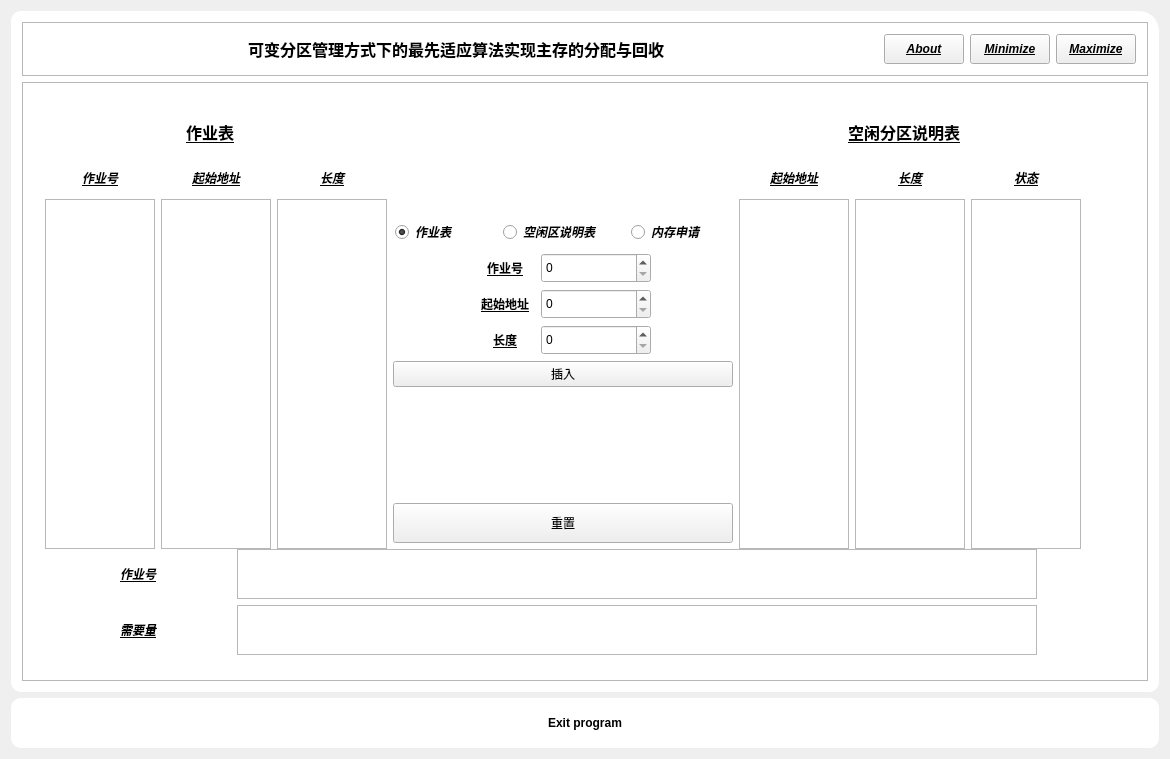
<?xml version="1.0" encoding="UTF-8"?>
<ui version="4.0">
 <class>Widget</class>
 <widget class="QWidget" name="Widget">
  <property name="geometry">
   <rect>
    <x>0</x>
    <y>0</y>
    <width>1170</width>
    <height>759</height>
   </rect>
  </property>
  <property name="windowTitle">
   <string>Widget</string>
  </property>
  <layout class="QVBoxLayout" name="vlMain">
   <item>
    <widget class="QWidget" name="shadowWeight" native="true">
     <property name="styleSheet">
      <string notr="true">QWidget#shadowWeight
{
	background-color: rgb(255, 255, 255);
	border-radius:10;
	border-top-right-radius:20;
}</string>
     </property>
     <layout class="QVBoxLayout" name="verticalLayout_2">
      <item>
       <widget class="QFrame" name="frame_2">
        <property name="sizePolicy">
         <sizepolicy hsizetype="Preferred" vsizetype="Fixed">
          <horstretch>0</horstretch>
          <verstretch>0</verstretch>
         </sizepolicy>
        </property>
        <property name="minimumSize">
         <size>
          <width>0</width>
          <height>50</height>
         </size>
        </property>
        <property name="frameShape">
         <enum>QFrame::StyledPanel</enum>
        </property>
        <property name="frameShadow">
         <enum>QFrame::Raised</enum>
        </property>
        <layout class="QHBoxLayout" name="horizontalLayout">
         <item>
          <widget class="QLabel" name="label">
           <property name="sizePolicy">
            <sizepolicy hsizetype="Expanding" vsizetype="Preferred">
             <horstretch>0</horstretch>
             <verstretch>0</verstretch>
            </sizepolicy>
           </property>
           <property name="font">
            <font>
             <family>WenQuanYi Micro Hei Mono</family>
             <pointsize>12</pointsize>
             <weight>75</weight>
             <italic>false</italic>
             <bold>true</bold>
             <underline>false</underline>
             <strikeout>false</strikeout>
            </font>
           </property>
           <property name="text">
            <string>可变分区管理方式下的最先适应算法实现主存的分配与回收</string>
           </property>
           <property name="textFormat">
            <enum>Qt::PlainText</enum>
           </property>
           <property name="alignment">
            <set>Qt::AlignCenter</set>
           </property>
           <property name="textInteractionFlags">
            <set>Qt::LinksAccessibleByMouse</set>
           </property>
          </widget>
         </item>
         <item>
          <widget class="QPushButton" name="btnShowAbout">
           <property name="minimumSize">
            <size>
             <width>0</width>
             <height>30</height>
            </size>
           </property>
           <property name="font">
            <font>
             <weight>75</weight>
             <italic>true</italic>
             <bold>true</bold>
             <underline>true</underline>
            </font>
           </property>
           <property name="text">
            <string>About</string>
           </property>
          </widget>
         </item>
         <item>
          <widget class="QPushButton" name="btnMin">
           <property name="minimumSize">
            <size>
             <width>0</width>
             <height>30</height>
            </size>
           </property>
           <property name="font">
            <font>
             <weight>75</weight>
             <italic>true</italic>
             <bold>true</bold>
             <underline>true</underline>
            </font>
           </property>
           <property name="styleSheet">
            <string notr="true">  QPushButton#pushButton_2 {
      background-color: #aaffff;
      border-style: outset;
      border-width: 2px;
      border-color: beige;
      font: bold 14px;
      padding: 6px;
  }
  QPushButton#pushButton_2:pressed {
      background-color: #89cece;
      border-style: inset;
  }</string>
           </property>
           <property name="text">
            <string>Minimize</string>
           </property>
          </widget>
         </item>
         <item>
          <widget class="QPushButton" name="btnMax">
           <property name="minimumSize">
            <size>
             <width>0</width>
             <height>30</height>
            </size>
           </property>
           <property name="font">
            <font>
             <weight>75</weight>
             <italic>true</italic>
             <bold>true</bold>
             <underline>true</underline>
             <strikeout>false</strikeout>
            </font>
           </property>
           <property name="styleSheet">
            <string notr="true"/>
           </property>
           <property name="text">
            <string>Maximize</string>
           </property>
          </widget>
         </item>
        </layout>
       </widget>
      </item>
      <item>
       <widget class="QFrame" name="frame">
        <property name="sizePolicy">
         <sizepolicy hsizetype="Preferred" vsizetype="Preferred">
          <horstretch>0</horstretch>
          <verstretch>0</verstretch>
         </sizepolicy>
        </property>
        <property name="frameShape">
         <enum>QFrame::StyledPanel</enum>
        </property>
        <property name="frameShadow">
         <enum>QFrame::Raised</enum>
        </property>
        <widget class="QWidget" name="">
         <property name="geometry">
          <rect>
           <x>12</x>
           <y>14</y>
           <width>1058</width>
           <height>570</height>
          </rect>
         </property>
         <layout class="QVBoxLayout" name="verticalLayout_13">
          <item>
           <layout class="QHBoxLayout" name="horizontalLayout_10">
            <item>
             <layout class="QVBoxLayout" name="verticalLayout_8">
              <item>
               <widget class="QLabel" name="lbJobTable">
                <property name="minimumSize">
                 <size>
                  <width>330</width>
                  <height>50</height>
                 </size>
                </property>
                <property name="maximumSize">
                 <size>
                  <width>330</width>
                  <height>50</height>
                 </size>
                </property>
                <property name="font">
                 <font>
                  <pointsize>12</pointsize>
                  <weight>75</weight>
                  <bold>true</bold>
                  <underline>true</underline>
                 </font>
                </property>
                <property name="text">
                 <string>作业表</string>
                </property>
                <property name="alignment">
                 <set>Qt::AlignCenter</set>
                </property>
               </widget>
              </item>
              <item>
               <layout class="QHBoxLayout" name="horizontalLayout_2">
                <item>
                 <layout class="QVBoxLayout" name="verticalLayout">
                  <item>
                   <widget class="QLabel" name="lbJobNo">
                    <property name="minimumSize">
                     <size>
                      <width>110</width>
                      <height>30</height>
                     </size>
                    </property>
                    <property name="maximumSize">
                     <size>
                      <width>30</width>
                      <height>16777215</height>
                     </size>
                    </property>
                    <property name="font">
                     <font>
                      <weight>75</weight>
                      <italic>true</italic>
                      <bold>true</bold>
                      <underline>true</underline>
                     </font>
                    </property>
                    <property name="text">
                     <string>作业号</string>
                    </property>
                    <property name="alignment">
                     <set>Qt::AlignCenter</set>
                    </property>
                   </widget>
                  </item>
                  <item>
                   <widget class="QListWidget" name="lwJobNo">
                    <property name="minimumSize">
                     <size>
                      <width>110</width>
                      <height>350</height>
                     </size>
                    </property>
                    <property name="maximumSize">
                     <size>
                      <width>110</width>
                      <height>350</height>
                     </size>
                    </property>
                   </widget>
                  </item>
                 </layout>
                </item>
                <item>
                 <layout class="QVBoxLayout" name="verticalLayout_3">
                  <item>
                   <widget class="QLabel" name="lbStartAddress">
                    <property name="minimumSize">
                     <size>
                      <width>110</width>
                      <height>30</height>
                     </size>
                    </property>
                    <property name="maximumSize">
                     <size>
                      <width>30</width>
                      <height>16777215</height>
                     </size>
                    </property>
                    <property name="font">
                     <font>
                      <weight>75</weight>
                      <italic>true</italic>
                      <bold>true</bold>
                      <underline>true</underline>
                     </font>
                    </property>
                    <property name="text">
                     <string>起始地址</string>
                    </property>
                    <property name="alignment">
                     <set>Qt::AlignCenter</set>
                    </property>
                   </widget>
                  </item>
                  <item>
                   <widget class="QListWidget" name="lwJobStartAddress">
                    <property name="minimumSize">
                     <size>
                      <width>110</width>
                      <height>350</height>
                     </size>
                    </property>
                    <property name="maximumSize">
                     <size>
                      <width>110</width>
                      <height>350</height>
                     </size>
                    </property>
                   </widget>
                  </item>
                 </layout>
                </item>
                <item>
                 <layout class="QVBoxLayout" name="verticalLayout_4">
                  <item>
                   <widget class="QLabel" name="lbJobLength">
                    <property name="minimumSize">
                     <size>
                      <width>110</width>
                      <height>30</height>
                     </size>
                    </property>
                    <property name="maximumSize">
                     <size>
                      <width>30</width>
                      <height>16777215</height>
                     </size>
                    </property>
                    <property name="font">
                     <font>
                      <weight>75</weight>
                      <italic>true</italic>
                      <bold>true</bold>
                      <underline>true</underline>
                     </font>
                    </property>
                    <property name="text">
                     <string>长度</string>
                    </property>
                    <property name="alignment">
                     <set>Qt::AlignCenter</set>
                    </property>
                   </widget>
                  </item>
                  <item>
                   <widget class="QListWidget" name="lwJobLength">
                    <property name="minimumSize">
                     <size>
                      <width>110</width>
                      <height>350</height>
                     </size>
                    </property>
                    <property name="maximumSize">
                     <size>
                      <width>110</width>
                      <height>350</height>
                     </size>
                    </property>
                   </widget>
                  </item>
                 </layout>
                </item>
               </layout>
              </item>
             </layout>
            </item>
            <item>
             <layout class="QVBoxLayout" name="verticalLayout_12">
              <item>
               <spacer name="verticalSpacer">
                <property name="orientation">
                 <enum>Qt::Vertical</enum>
                </property>
                <property name="sizeHint" stdset="0">
                 <size>
                  <width>20</width>
                  <height>40</height>
                 </size>
                </property>
               </spacer>
              </item>
              <item>
               <layout class="QVBoxLayout" name="verticalLayout_11">
                <item>
                 <layout class="QHBoxLayout" name="horizontalLayout_9">
                  <item>
                   <widget class="QRadioButton" name="rbJobSelected">
                    <property name="minimumSize">
                     <size>
                      <width>100</width>
                      <height>30</height>
                     </size>
                    </property>
                    <property name="maximumSize">
                     <size>
                      <width>100</width>
                      <height>30</height>
                     </size>
                    </property>
                    <property name="font">
                     <font>
                      <weight>75</weight>
                      <italic>true</italic>
                      <bold>true</bold>
                     </font>
                    </property>
                    <property name="text">
                     <string>作业表</string>
                    </property>
                    <property name="checked">
                     <bool>true</bool>
                    </property>
                   </widget>
                  </item>
                  <item>
                   <widget class="QRadioButton" name="rbMemorySelected">
                    <property name="minimumSize">
                     <size>
                      <width>120</width>
                      <height>30</height>
                     </size>
                    </property>
                    <property name="maximumSize">
                     <size>
                      <width>120</width>
                      <height>30</height>
                     </size>
                    </property>
                    <property name="font">
                     <font>
                      <weight>75</weight>
                      <italic>true</italic>
                      <bold>true</bold>
                      <strikeout>false</strikeout>
                     </font>
                    </property>
                    <property name="text">
                     <string>空闲区说明表</string>
                    </property>
                   </widget>
                  </item>
                  <item>
                   <widget class="QRadioButton" name="rbProgressRequire">
                    <property name="minimumSize">
                     <size>
                      <width>100</width>
                      <height>30</height>
                     </size>
                    </property>
                    <property name="maximumSize">
                     <size>
                      <width>100</width>
                      <height>30</height>
                     </size>
                    </property>
                    <property name="font">
                     <font>
                      <weight>75</weight>
                      <italic>true</italic>
                      <bold>true</bold>
                      <strikeout>false</strikeout>
                     </font>
                    </property>
                    <property name="text">
                     <string>内存申请</string>
                    </property>
                   </widget>
                  </item>
                 </layout>
                </item>
                <item>
                 <layout class="QHBoxLayout" name="horizontalLayout_4">
                  <item>
                   <spacer name="horizontalSpacer_2">
                    <property name="orientation">
                     <enum>Qt::Horizontal</enum>
                    </property>
                    <property name="sizeHint" stdset="0">
                     <size>
                      <width>40</width>
                      <height>20</height>
                     </size>
                    </property>
                   </spacer>
                  </item>
                  <item>
                   <widget class="QLabel" name="lbOne">
                    <property name="minimumSize">
                     <size>
                      <width>60</width>
                      <height>30</height>
                     </size>
                    </property>
                    <property name="maximumSize">
                     <size>
                      <width>60</width>
                      <height>30</height>
                     </size>
                    </property>
                    <property name="font">
                     <font>
                      <weight>75</weight>
                      <bold>true</bold>
                      <underline>true</underline>
                     </font>
                    </property>
                    <property name="text">
                     <string>作业号</string>
                    </property>
                    <property name="alignment">
                     <set>Qt::AlignCenter</set>
                    </property>
                   </widget>
                  </item>
                  <item>
                   <widget class="QSpinBox" name="sbOne">
                    <property name="minimumSize">
                     <size>
                      <width>110</width>
                      <height>30</height>
                     </size>
                    </property>
                    <property name="maximumSize">
                     <size>
                      <width>110</width>
                      <height>30</height>
                     </size>
                    </property>
                   </widget>
                  </item>
                  <item>
                   <spacer name="horizontalSpacer_3">
                    <property name="orientation">
                     <enum>Qt::Horizontal</enum>
                    </property>
                    <property name="sizeHint" stdset="0">
                     <size>
                      <width>40</width>
                      <height>20</height>
                     </size>
                    </property>
                   </spacer>
                  </item>
                 </layout>
                </item>
                <item>
                 <layout class="QHBoxLayout" name="horizontalLayout_7">
                  <item>
                   <spacer name="horizontalSpacer_4">
                    <property name="orientation">
                     <enum>Qt::Horizontal</enum>
                    </property>
                    <property name="sizeHint" stdset="0">
                     <size>
                      <width>40</width>
                      <height>20</height>
                     </size>
                    </property>
                   </spacer>
                  </item>
                  <item>
                   <widget class="QLabel" name="lbSecond">
                    <property name="minimumSize">
                     <size>
                      <width>60</width>
                      <height>30</height>
                     </size>
                    </property>
                    <property name="maximumSize">
                     <size>
                      <width>60</width>
                      <height>30</height>
                     </size>
                    </property>
                    <property name="font">
                     <font>
                      <weight>75</weight>
                      <bold>true</bold>
                      <underline>true</underline>
                     </font>
                    </property>
                    <property name="text">
                     <string>起始地址</string>
                    </property>
                    <property name="alignment">
                     <set>Qt::AlignCenter</set>
                    </property>
                   </widget>
                  </item>
                  <item>
                   <widget class="QSpinBox" name="sbSecond">
                    <property name="minimumSize">
                     <size>
                      <width>110</width>
                      <height>30</height>
                     </size>
                    </property>
                    <property name="maximumSize">
                     <size>
                      <width>110</width>
                      <height>30</height>
                     </size>
                    </property>
                   </widget>
                  </item>
                  <item>
                   <spacer name="horizontalSpacer_5">
                    <property name="orientation">
                     <enum>Qt::Horizontal</enum>
                    </property>
                    <property name="sizeHint" stdset="0">
                     <size>
                      <width>40</width>
                      <height>20</height>
                     </size>
                    </property>
                   </spacer>
                  </item>
                 </layout>
                </item>
                <item>
                 <layout class="QHBoxLayout" name="horizontalLayout_8">
                  <item>
                   <spacer name="horizontalSpacer_6">
                    <property name="orientation">
                     <enum>Qt::Horizontal</enum>
                    </property>
                    <property name="sizeHint" stdset="0">
                     <size>
                      <width>40</width>
                      <height>20</height>
                     </size>
                    </property>
                   </spacer>
                  </item>
                  <item>
                   <widget class="QLabel" name="lbThird">
                    <property name="minimumSize">
                     <size>
                      <width>60</width>
                      <height>30</height>
                     </size>
                    </property>
                    <property name="maximumSize">
                     <size>
                      <width>60</width>
                      <height>30</height>
                     </size>
                    </property>
                    <property name="font">
                     <font>
                      <weight>75</weight>
                      <bold>true</bold>
                      <underline>true</underline>
                     </font>
                    </property>
                    <property name="text">
                     <string>长度</string>
                    </property>
                    <property name="alignment">
                     <set>Qt::AlignCenter</set>
                    </property>
                   </widget>
                  </item>
                  <item>
                   <widget class="QSpinBox" name="sbThird">
                    <property name="minimumSize">
                     <size>
                      <width>110</width>
                      <height>30</height>
                     </size>
                    </property>
                    <property name="maximumSize">
                     <size>
                      <width>110</width>
                      <height>30</height>
                     </size>
                    </property>
                   </widget>
                  </item>
                  <item>
                   <spacer name="horizontalSpacer_7">
                    <property name="orientation">
                     <enum>Qt::Horizontal</enum>
                    </property>
                    <property name="sizeHint" stdset="0">
                     <size>
                      <width>40</width>
                      <height>20</height>
                     </size>
                    </property>
                   </spacer>
                  </item>
                 </layout>
                </item>
                <item>
                 <widget class="QPushButton" name="puInsert">
                  <property name="text">
                   <string>插入</string>
                  </property>
                 </widget>
                </item>
               </layout>
              </item>
              <item>
               <spacer name="verticalSpacer_2">
                <property name="orientation">
                 <enum>Qt::Vertical</enum>
                </property>
                <property name="sizeHint" stdset="0">
                 <size>
                  <width>20</width>
                  <height>40</height>
                 </size>
                </property>
               </spacer>
              </item>
              <item>
               <widget class="QPushButton" name="btnReset">
                <property name="minimumSize">
                 <size>
                  <width>0</width>
                  <height>40</height>
                 </size>
                </property>
                <property name="text">
                 <string>重置</string>
                </property>
               </widget>
              </item>
             </layout>
            </item>
            <item>
             <layout class="QVBoxLayout" name="verticalLayout_9">
              <item>
               <widget class="QLabel" name="lbMemoryTable">
                <property name="minimumSize">
                 <size>
                  <width>330</width>
                  <height>50</height>
                 </size>
                </property>
                <property name="maximumSize">
                 <size>
                  <width>330</width>
                  <height>50</height>
                 </size>
                </property>
                <property name="font">
                 <font>
                  <pointsize>12</pointsize>
                  <weight>75</weight>
                  <bold>true</bold>
                  <underline>true</underline>
                 </font>
                </property>
                <property name="text">
                 <string>空闲分区说明表</string>
                </property>
                <property name="alignment">
                 <set>Qt::AlignCenter</set>
                </property>
               </widget>
              </item>
              <item>
               <layout class="QHBoxLayout" name="horizontalLayout_3">
                <item>
                 <layout class="QVBoxLayout" name="verticalLayout_5">
                  <item>
                   <widget class="QLabel" name="lbMemoryStartAddress">
                    <property name="minimumSize">
                     <size>
                      <width>110</width>
                      <height>30</height>
                     </size>
                    </property>
                    <property name="maximumSize">
                     <size>
                      <width>30</width>
                      <height>16777215</height>
                     </size>
                    </property>
                    <property name="font">
                     <font>
                      <weight>75</weight>
                      <italic>true</italic>
                      <bold>true</bold>
                      <underline>true</underline>
                     </font>
                    </property>
                    <property name="text">
                     <string>起始地址</string>
                    </property>
                    <property name="alignment">
                     <set>Qt::AlignCenter</set>
                    </property>
                   </widget>
                  </item>
                  <item>
                   <widget class="QListWidget" name="lwMemoryStartAddress">
                    <property name="minimumSize">
                     <size>
                      <width>110</width>
                      <height>350</height>
                     </size>
                    </property>
                    <property name="maximumSize">
                     <size>
                      <width>110</width>
                      <height>350</height>
                     </size>
                    </property>
                   </widget>
                  </item>
                 </layout>
                </item>
                <item>
                 <layout class="QVBoxLayout" name="verticalLayout_6">
                  <item>
                   <widget class="QLabel" name="lbMemoryLength">
                    <property name="minimumSize">
                     <size>
                      <width>110</width>
                      <height>30</height>
                     </size>
                    </property>
                    <property name="maximumSize">
                     <size>
                      <width>30</width>
                      <height>16777215</height>
                     </size>
                    </property>
                    <property name="font">
                     <font>
                      <weight>75</weight>
                      <italic>true</italic>
                      <bold>true</bold>
                      <underline>true</underline>
                     </font>
                    </property>
                    <property name="text">
                     <string>长度</string>
                    </property>
                    <property name="alignment">
                     <set>Qt::AlignCenter</set>
                    </property>
                   </widget>
                  </item>
                  <item>
                   <widget class="QListWidget" name="lwMemoryLength">
                    <property name="minimumSize">
                     <size>
                      <width>110</width>
                      <height>350</height>
                     </size>
                    </property>
                    <property name="maximumSize">
                     <size>
                      <width>110</width>
                      <height>350</height>
                     </size>
                    </property>
                   </widget>
                  </item>
                 </layout>
                </item>
                <item>
                 <layout class="QVBoxLayout" name="verticalLayout_7">
                  <item>
                   <widget class="QLabel" name="lbMemoryStatus">
                    <property name="minimumSize">
                     <size>
                      <width>110</width>
                      <height>30</height>
                     </size>
                    </property>
                    <property name="maximumSize">
                     <size>
                      <width>30</width>
                      <height>16777215</height>
                     </size>
                    </property>
                    <property name="font">
                     <font>
                      <weight>75</weight>
                      <italic>true</italic>
                      <bold>true</bold>
                      <underline>true</underline>
                     </font>
                    </property>
                    <property name="text">
                     <string>状态</string>
                    </property>
                    <property name="alignment">
                     <set>Qt::AlignCenter</set>
                    </property>
                   </widget>
                  </item>
                  <item>
                   <widget class="QListWidget" name="lwMemoryStatus">
                    <property name="minimumSize">
                     <size>
                      <width>110</width>
                      <height>350</height>
                     </size>
                    </property>
                    <property name="maximumSize">
                     <size>
                      <width>110</width>
                      <height>350</height>
                     </size>
                    </property>
                   </widget>
                  </item>
                 </layout>
                </item>
               </layout>
              </item>
             </layout>
            </item>
           </layout>
          </item>
          <item>
           <layout class="QVBoxLayout" name="verticalLayout_10">
            <item>
             <layout class="QHBoxLayout" name="horizontalLayout_5">
              <item>
               <widget class="QLabel" name="label_3">
                <property name="minimumSize">
                 <size>
                  <width>100</width>
                  <height>50</height>
                 </size>
                </property>
                <property name="maximumSize">
                 <size>
                  <width>100</width>
                  <height>50</height>
                 </size>
                </property>
                <property name="font">
                 <font>
                  <weight>75</weight>
                  <italic>true</italic>
                  <bold>true</bold>
                  <underline>true</underline>
                 </font>
                </property>
                <property name="text">
                 <string>作业号</string>
                </property>
                <property name="alignment">
                 <set>Qt::AlignCenter</set>
                </property>
               </widget>
              </item>
              <item>
               <widget class="QListWidget" name="lwProcessNo">
                <property name="minimumSize">
                 <size>
                  <width>800</width>
                  <height>50</height>
                 </size>
                </property>
                <property name="maximumSize">
                 <size>
                  <width>800</width>
                  <height>50</height>
                 </size>
                </property>
               </widget>
              </item>
             </layout>
            </item>
            <item>
             <layout class="QHBoxLayout" name="horizontalLayout_6">
              <item>
               <widget class="QLabel" name="label_4">
                <property name="minimumSize">
                 <size>
                  <width>100</width>
                  <height>50</height>
                 </size>
                </property>
                <property name="maximumSize">
                 <size>
                  <width>100</width>
                  <height>50</height>
                 </size>
                </property>
                <property name="font">
                 <font>
                  <weight>75</weight>
                  <italic>true</italic>
                  <bold>true</bold>
                  <underline>true</underline>
                 </font>
                </property>
                <property name="text">
                 <string>需要量</string>
                </property>
                <property name="alignment">
                 <set>Qt::AlignCenter</set>
                </property>
               </widget>
              </item>
              <item>
               <widget class="QListWidget" name="lwProcessTime">
                <property name="minimumSize">
                 <size>
                  <width>800</width>
                  <height>50</height>
                 </size>
                </property>
                <property name="maximumSize">
                 <size>
                  <width>800</width>
                  <height>50</height>
                 </size>
                </property>
               </widget>
              </item>
             </layout>
            </item>
           </layout>
          </item>
         </layout>
        </widget>
       </widget>
      </item>
     </layout>
    </widget>
   </item>
   <item>
    <widget class="QPushButton" name="pushButton">
     <property name="minimumSize">
      <size>
       <width>0</width>
       <height>50</height>
      </size>
     </property>
     <property name="font">
      <font>
       <weight>75</weight>
       <bold>true</bold>
      </font>
     </property>
     <property name="styleSheet">
      <string notr="true">QPushButton{
	background-color: rgb(255, 255, 255);
	border-radius: 10;
}</string>
     </property>
     <property name="text">
      <string>Exit program</string>
     </property>
    </widget>
   </item>
  </layout>
 </widget>
 <layoutdefault spacing="6" margin="11"/>
 <resources/>
 <connections/>
</ui>
